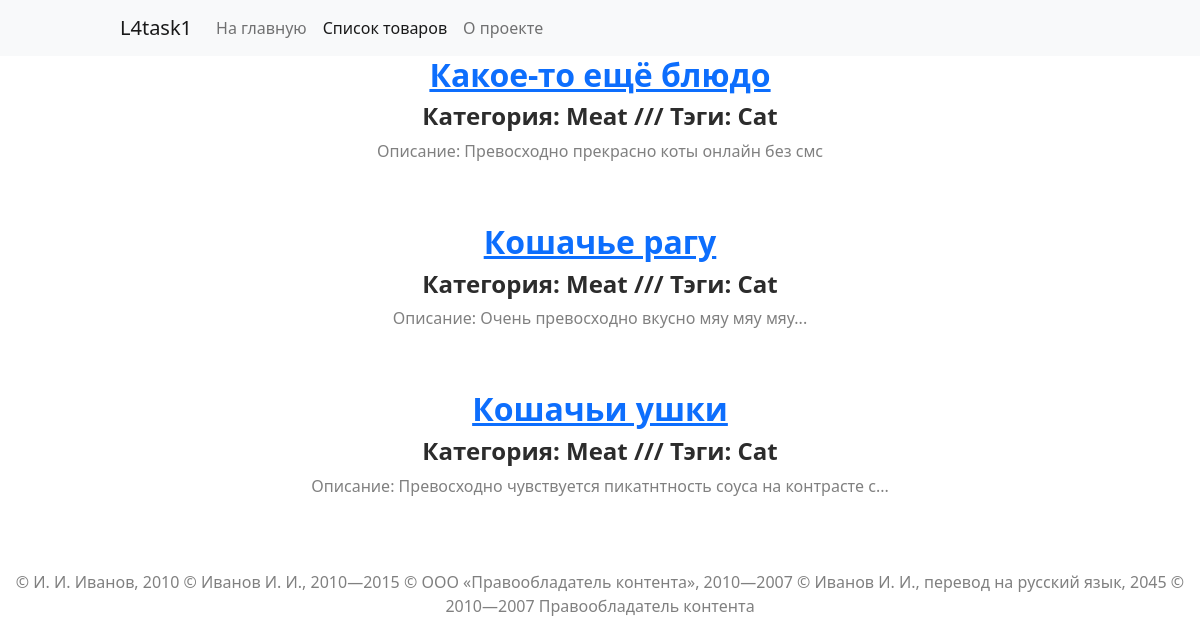
The app's page /catalog/, older data.
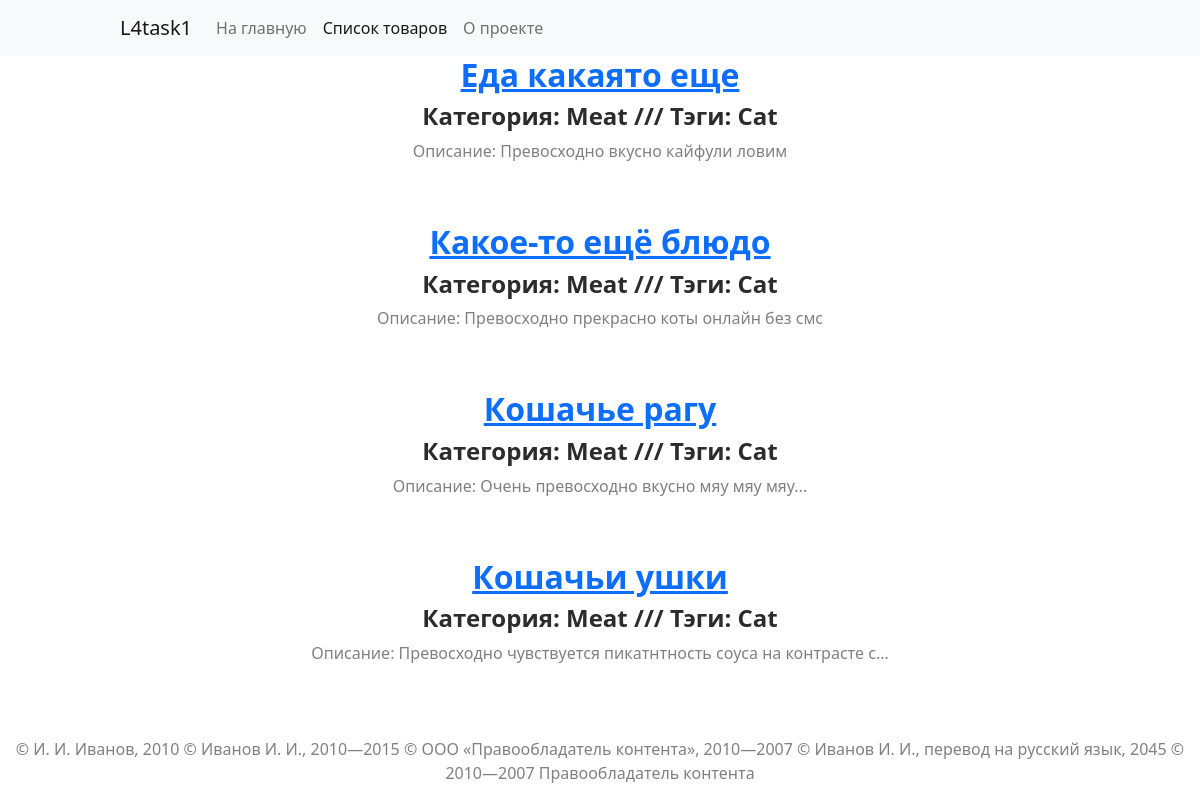
The same page, newer data.
### catalog/models.py (models this page shows, shortened)
class Item(models.Model):
    is_published = models.BooleanField(default=True)
    is_on_main = models.BooleanField(default=False)
    name = models.CharField(max_length=150, default='your name')
    text = models.TextField(default='your desc', validators=[validate_desc])
    category = models.ForeignKey(
        'Category', on_delete=models.DO_NOTHING, null=True)
    images = models.ForeignKey(
        'DescriptionImages', on_delete=models.CASCADE, null=True)
    tags = models.ManyToManyField('Tag')
    class Meta:
        verbose_name = 'товар'
        verbose_name = 'товары'
        default_related_name = 'items'
        ordering = ('category__name',)
    upload = models.ImageField(upload_to='uploads/%Y/%m', default='nothing')
    def image_tmb(self):
        if self.upload:
            return mark_safe(
                f'<img src="{self.get_img.url}">'
            )
        return 'Нет изображения'
    image_tmb.short_description = 'превью'
    image_tmb.allow_tags = True

class Category(models.Model):
    is_published = models.BooleanField(default=True)
    name = models.CharField(max_length=150, default='your name')
    slug = models.CharField(
        max_length=200, validators=[validate_slug], default='slug')
    weight = models.IntegerField(default=100, validators=[validate_weight])

class Tag(models.Model):
    name = models.CharField(max_length=150, default='your name')
    is_published = models.BooleanField(default=True)
    slug = models.CharField(
        max_length=200, validators=[validate_slug], default='slug')

### catalog/views.py (the view)
# urls.py: path('', views.item_list, name='item_list'),
def item_list(request):
    items = Item.objects.all().filter(is_published=True).order_by('name')
    context = {'items': items, 'navbar': 'catalog'}
    return render(request, 'catalog/index.html', context)

### templates/catalog/index.html (shortened to what this page needs)
<!DOCTYPE html>
<html lang="ru">
<head>
  {% extends "base.html" %}
  {% load static %}
  {% block content %}
  <link rel="stylesheet" href="{% static 'css/catalog_style.css' %}">
</head>
<body>
  {% include "includes/small_item_detail.html" %}
  {% endblock %}

### templates/includes/small_item_detail.html
{% load static %}
<link rel="stylesheet" href="{% static 'css/small_item_detail.css' %}">
<div class="item_preview">
{% for item in items %}
  <a href="{% url 'catalog:item_detail' item.id %}"><h2>{{ item.name }}</h2></a>
  <h4>Категория: {{ item.category.name }} /// Тэги: {% for tag in item.tags.all %} {{ tag.name }} {% endfor %}</h4>
  <p>Описание: {{ item.text|truncatewords:10 }}</p>
{% endfor %}
</div>

Row changes from the older to the newer data that the page shows:
added Item: name "Еда какаято еще", category.name "Meat", text "Превосходно вкусно кайфули ловим", Tag (name "Cat")
